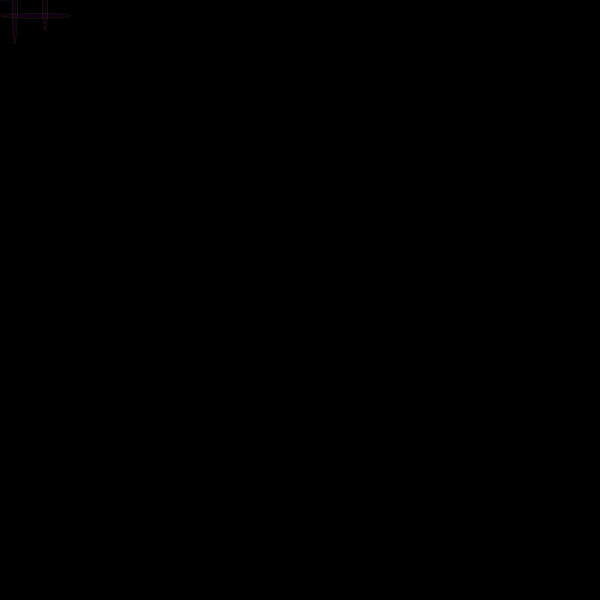
Frame 1 (no input)
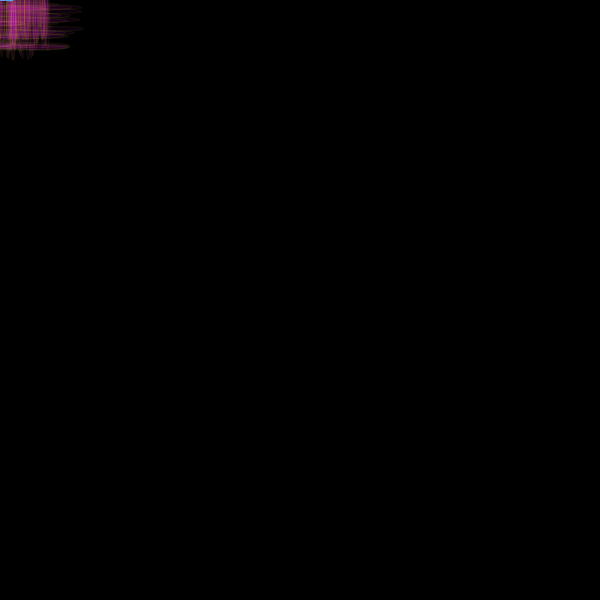
Frame 60 (the mouse pressed at the canvas centre just before this capture)
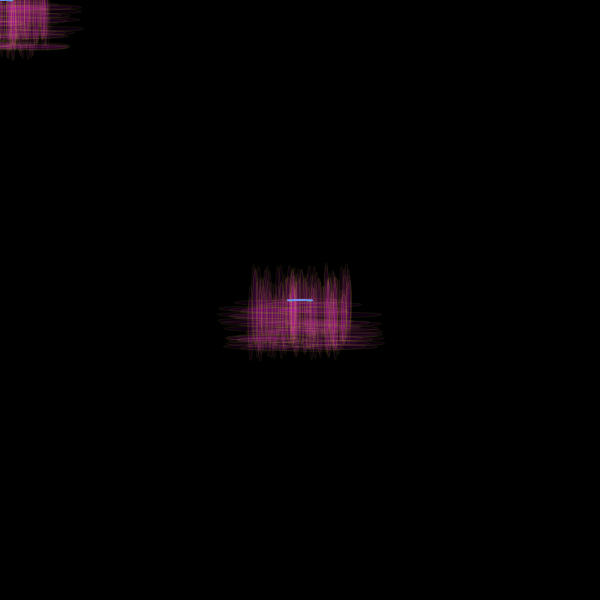
Frame 120 (the mouse held since frame 60 and released just before this capture)

The Processing sketch that drew these frames (run headless with seeded random() and noise(); from frame 60 on, the mouse is pressed at the canvas centre):

// Processing sketch: processing_18128
// ── processing_18128.pde

//drawing progam (sparkle motion)
//by Jason Fitzgerald
//Week 1

void setup(){
  background(0);
  size(600,600);
  smooth();
}

void draw(){
  
  fill(235,0,231,15);
  stroke(0,255,253,10);
  ellipse(mouseX,mouseY,25,1);
  println(mouseX);
  println(mouseY);
  stroke(203,255,0,15);
  
  ellipse(mouseX + random(-50,50), mouseY + random(25), 5, -75);
  stroke(255,255,0,15);
  ellipse(mouseX + random(-50,50), mouseY + random(25), 5, -50);
  stroke(200,255,0,15);
  ellipse(mouseX + random(-50,50), mouseY + random(50), 70, 5);
}
                
                
